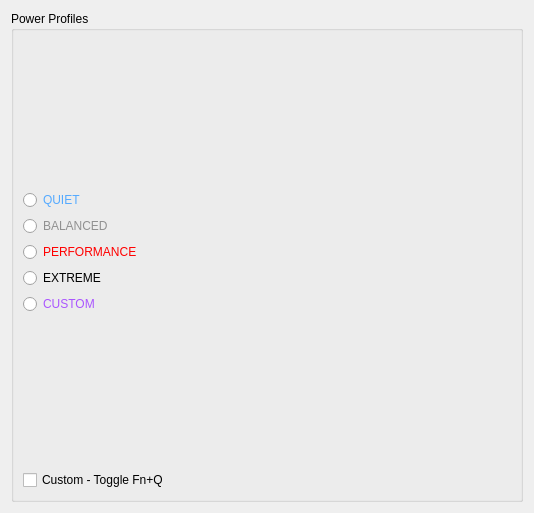
<?xml version="1.0" encoding="UTF-8"?>
<ui version="4.0">
 <class>PowerProfileControl</class>
 <widget class="QWidget" name="PowerProfileControl">
  <property name="geometry">
   <rect>
    <x>0</x>
    <y>0</y>
    <width>534</width>
    <height>513</height>
   </rect>
  </property>
  <property name="windowTitle">
   <string>Form</string>
  </property>
  <layout class="QVBoxLayout" name="verticalLayout_3">
   <item>
    <widget class="QGroupBox" name="groupBox">
     <property name="title">
      <string>Power Profiles</string>
     </property>
     <layout class="QVBoxLayout" name="verticalLayout_2">
      <item>
       <layout class="QVBoxLayout" name="verticalLayout">
        <item>
         <spacer name="verticalSpacer_Up">
          <property name="orientation">
           <enum>Qt::Orientation::Vertical</enum>
          </property>
          <property name="sizeHint" stdset="0">
           <size>
            <width>20</width>
            <height>40</height>
           </size>
          </property>
         </spacer>
        </item>
        <item>
         <widget class="QRadioButton" name="radioButton_PPQuiet">
          <property name="styleSheet">
           <string notr="true">color: rgb(85, 170, 255);</string>
          </property>
          <property name="text">
           <string>QUIET</string>
          </property>
         </widget>
        </item>
        <item>
         <widget class="QRadioButton" name="radioButton_PPBalanced">
          <property name="styleSheet">
           <string notr="true">color: rgb(145, 145, 145);</string>
          </property>
          <property name="text">
           <string>BALANCED</string>
          </property>
         </widget>
        </item>
        <item>
         <widget class="QRadioButton" name="radioButton_PPPerformance">
          <property name="styleSheet">
           <string notr="true">color: rgb(255, 0, 0);</string>
          </property>
          <property name="text">
           <string>PERFORMANCE</string>
          </property>
         </widget>
        </item>
        <item>
         <widget class="QRadioButton" name="radioButton_PPExtreme">
          <property name="styleSheet">
           <string notr="true">color: rgb(0, 0,0);</string>
          </property>
          <property name="text">
           <string>EXTREME</string>
          </property>
         </widget>
        </item>
        <item>
         <widget class="QRadioButton" name="radioButton_PPCustom">
          <property name="styleSheet">
           <string notr="true">color: rgb(170, 85, 255);</string>
          </property>
          <property name="text">
           <string>CUSTOM</string>
          </property>
         </widget>
        </item>
        <item>
         <spacer name="verticalSpacer_Down">
          <property name="orientation">
           <enum>Qt::Orientation::Vertical</enum>
          </property>
          <property name="sizeHint" stdset="0">
           <size>
            <width>20</width>
            <height>40</height>
           </size>
          </property>
         </spacer>
        </item>
        <item>
         <widget class="QCheckBox" name="checkBox_customFnQ">
          <property name="text">
           <string>Custom - Toggle Fn+Q</string>
          </property>
         </widget>
        </item>
       </layout>
      </item>
     </layout>
    </widget>
   </item>
  </layout>
 </widget>
 <resources/>
 <connections/>
</ui>
